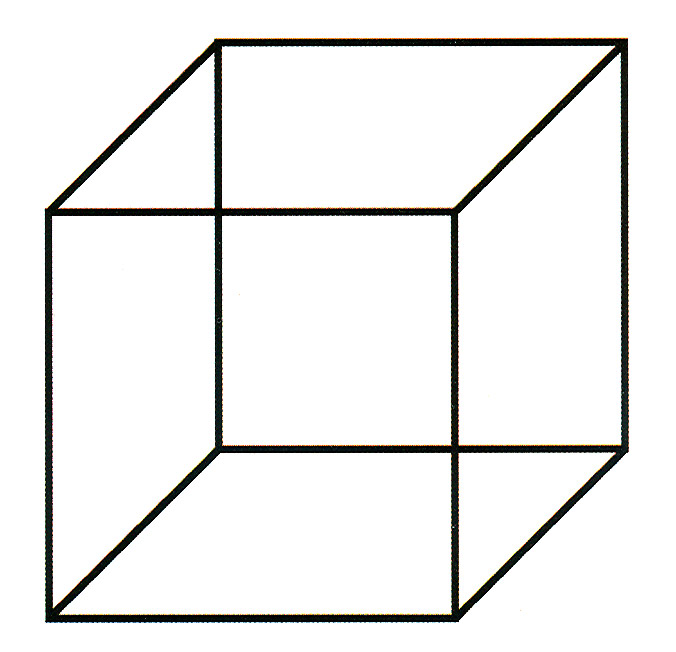
#> input picture kup.jpg, 676 x 652 px
$ python laplace_kup.py
#> lines starting #> are read from the running program, lines starting #| are printed output that depends on the picture
import cv2
import numpy as np

# Görüntüyü yükle
img = cv2.imread('kup.jpg', cv2.IMREAD_GRAYSCALE)
#> img: shape (652, 676); min 0, max 255, mean 237.9

# Laplace operatörü için kernel oluştur
kernel = np.array([[0, 1, 0], [1, -4, 1], [0, 1, 0]])

# Laplace operatörü ile kenarları tespit et
edges = cv2.filter2D(img, -1, kernel)
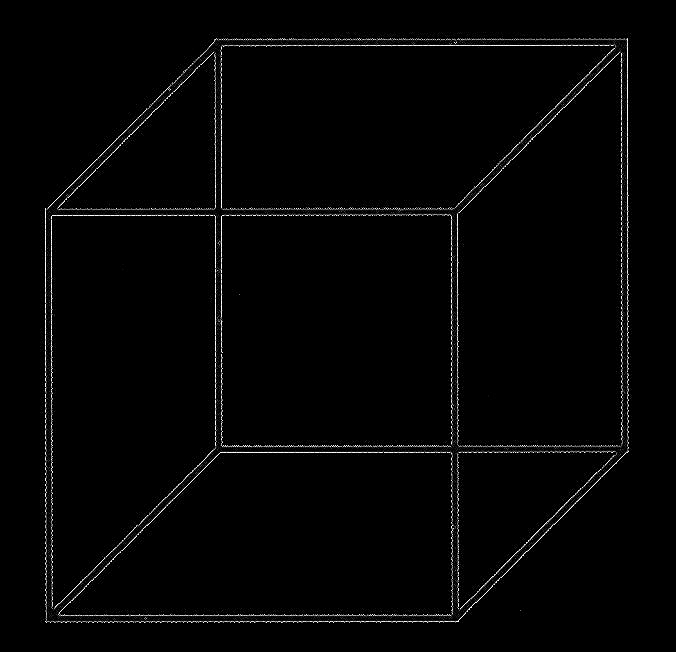
#> edges: shape (652, 676); min 0, max 255, mean 4.6

# Görüntüyü göster
cv2.imshow('Original Image', img)
cv2.imshow('Edges', edges)
cv2.waitKey(0)
cv2.destroyAllWindows()
